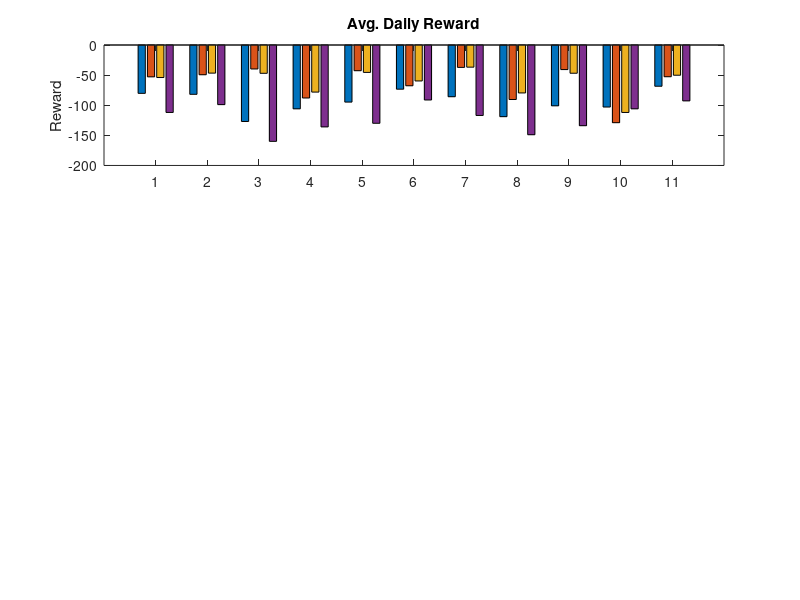

Write the MATLAB code that produced this figure. (Note: this script raises an error after producing the figure.)
% Estaciones
seasons = {'Summer', 'Autumn', 'Winter', 'Spring'};

custom_colors = [
    1    0    0;     % Rojo (Summer)
    1    0.5  0;     % Naranja (Autumn)
    0    0.5  1;     % Azul (Winter)
    0    0.7  0      % Verde (Spring)
];

% Número de agentes y estaciones
agents = [1 2 5 6 9 10 11 12 13 14 15];
nAgents = length(agents);
nSeasons = 4;

% Cumulative Reward por agente y estación
cumulative_reward = [
   -80.3,   -52.9,   -54.0,  -112;    % Agente 1
   -81.9,   -49.4,   -46.7,  -99.0;   % Agente 2
  -127,   -39.8,   -47.0,  -160;    % Agente 5
  -106,   -88.0,   -78.2,  -136;    % Agente 6
   -94.8,  -42.7,   -45.5,  -130;    % Agente 9
   -73.4,  -67.7,   -59.7,  -91.3;   % Agente 10
   -85.9,  -37.2,   -36.8,  -117;    % Agente 11
  -119,   -90.5,   -79.6,  -149;    % Agente 12
  -101,   -40.8,   -46.9,  -134;    % Agente 13
  -103,  -129,    -112,   -106;    % Agente 14
   -68.5,  -52.7,   -50.2,  -92.8;   % Agente 15
];


% Battery Difference por agente y estación
battery_difference = [
    0.0121, -0.00295, -0.00111, 0.0224;   % Agente 1
    0.0105, -0.00147, -0.000491, 0.0208;  % Agente 2
    0.0178,  0.00130,  0.00361, 0.0277;   % Agente 5
    0.0150, -0.00398, -0.00100, 0.0253;   % Agente 6
    0.0143, -0.00177,  0.000072, 0.0247;  % Agente 9
    0.00950,-0.00243, -0.00181, 0.0193;   % Agente 10
    0.0137,  0.000254, 0.00142, 0.0234;   % Agente 11
    0.0169, -0.00339, -0.000484, 0.0265;  % Agente 12
    0.0159,  0.00188,  0.00320, 0.0255;   % Agente 13
    0.00969,-0.00549, -0.00409, 0.0206;   % Agente 14
    0.00979,-0.00221, -0.00152, 0.0196;   % Agente 15
];

activity_index = [
    2.57, 0.925, 1.08, 2.63;  % Agente 1
    2.58, 0.932, 1.09, 2.64;  % Agente 2
    2.55, 0.920, 1.07, 2.62;  % Agente 5
    2.57, 0.963, 1.11, 2.63;  % Agente 6
    2.56, 0.925, 1.08, 2.63;  % Agente 9
    2.57, 0.917, 1.07, 2.64;  % Agente 10
    2.54, 0.882, 1.03, 2.61;  % Agente 11
    2.56, 0.942, 1.09, 2.63;  % Agente 12
    2.54, 0.882, 1.03, 2.61;  % Agente 13
    2.55, 0.904, 1.05, 2.61;  % Agente 14
    2.57, 0.919, 1.07, 2.64;  % Agente 15
];

figure;

% --- Subplot 1: Cumulative Reward ---
subplot(3,1,1);
h1 = bar(cumulative_reward, 'grouped');
title('Avg. Daily Reward');
ylabel('Reward');
xticks(1:length(agents));
xticklabels(string(agents));
for i = 1:4
    h1(i).FaceColor = custom_colors(i,:);
end
legend(seasons, 'Location', 'northeastoutside');

% --- Subplot 2: Battery Difference ---
subplot(3,1,2);
h2 = bar(battery_difference, 'grouped');
title('Battery Difference');
ylabel('Difference');
ylim([-0.0065 0.03])
xticks(1:length(agents));
xticklabels(string(agents));
for i = 1:4
    h2(i).FaceColor = custom_colors(i,:);
end

% --- Subplot 3: Activity Index ---
subplot(3,1,3);
h3 = bar(activity_index, 'grouped');
title('Activity Index');
ylabel('Index');
ylim([0 3])
xticks(1:length(agents));
xticklabels(string(agents));
xlabel('Agent');
for i = 1:4
    h3(i).FaceColor = custom_colors(i,:);
end







% 
% 
% figure;
% 
% % Subplot 1: Cumulative reward
% subplot(3,1,1);
% bar(cumulative_reward, 'grouped');
% title('Avg. Daily Reward');
% ylabel('Reward');
% xticks(1:nAgents);
% xticklabels(string(agents));
% for i = 1:4
%     h1(i).FaceColor = custom_colors(i,:);
% end
% legend(seasons, 'Location', 'northeastoutside');
% 
% % Subplot 2: Battery Difference
% subplot(3,1,2);
% bar(battery_difference, 'grouped');
% title('Battery Difference');
% ylabel('Difference');
% xticks(1:nAgents);
% for i = 1:4
%     h1(i).FaceColor = custom_colors(i,:);
% end
% xticklabels(string(agents));
% 
% % Subplot 3: Activity Index
% subplot(3,1,3);
% bar(activity_index, 'grouped');
% title('Activity Index');
% ylabel('Index');
% xticks(1:nAgents);
% xticklabels(string(agents));
% for i = 1:4
%     h1(i).FaceColor = custom_colors(i,:);
% end
% xlabel('Agent');
